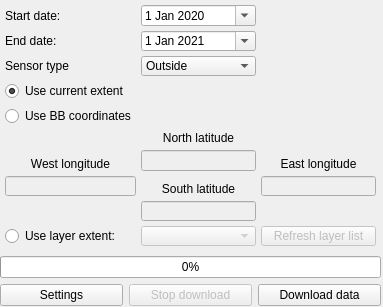
<?xml version="1.0" encoding="UTF-8"?>
<ui version="4.0">
 <class>PurpleAirDownloaderDialogBase</class>
 <widget class="QDialog" name="PurpleAirDownloaderDialogBase">
  <property name="enabled">
   <bool>true</bool>
  </property>
  <property name="geometry">
   <rect>
    <x>0</x>
    <y>0</y>
    <width>383</width>
    <height>307</height>
   </rect>
  </property>
  <property name="windowTitle">
   <string>PurpleAir data downloader</string>
  </property>
  <widget class="QWidget" name="verticalLayoutWidget">
   <property name="geometry">
    <rect>
     <x>0</x>
     <y>0</y>
     <width>381</width>
     <height>306</height>
    </rect>
   </property>
   <layout class="QVBoxLayout" name="verticalLayout">
    <item>
     <layout class="QGridLayout" name="gridLayout" rowstretch="0,0,0,0,0,0,0,0,0,0,0,0">
      <property name="leftMargin">
       <number>5</number>
      </property>
      <property name="topMargin">
       <number>5</number>
      </property>
      <property name="rightMargin">
       <number>5</number>
      </property>
      <property name="bottomMargin">
       <number>5</number>
      </property>
      <property name="spacing">
       <number>5</number>
      </property>
      <item row="1" column="0">
       <widget class="QLabel" name="end_date_label">
        <property name="text">
         <string>End date:</string>
        </property>
       </widget>
      </item>
      <item row="0" column="1">
       <widget class="QDateEdit" name="start_date_dateEdit">
        <property name="toolTip">
         <string>Enter the start date for the period for what the air quality data will be averaged</string>
        </property>
        <property name="dateTime">
         <datetime>
          <hour>0</hour>
          <minute>0</minute>
          <second>0</second>
          <year>2020</year>
          <month>1</month>
          <day>1</day>
         </datetime>
        </property>
        <property name="calendarPopup">
         <bool>true</bool>
        </property>
       </widget>
      </item>
      <item row="10" column="1">
       <widget class="QComboBox" name="layers_combobox">
        <property name="enabled">
         <bool>false</bool>
        </property>
        <property name="toolTip">
         <string>Select the name of layer of interest from the list</string>
        </property>
       </widget>
      </item>
      <item row="1" column="1">
       <widget class="QDateEdit" name="end_date_dateEdit">
        <property name="toolTip">
         <string>Enter the end date for averaging</string>
        </property>
        <property name="dateTime">
         <datetime>
          <hour>0</hour>
          <minute>0</minute>
          <second>0</second>
          <year>2021</year>
          <month>1</month>
          <day>1</day>
         </datetime>
        </property>
        <property name="calendarPopup">
         <bool>true</bool>
        </property>
       </widget>
      </item>
      <item row="0" column="0">
       <widget class="QLabel" name="start_date_label">
        <property name="text">
         <string>Start date:</string>
        </property>
       </widget>
      </item>
      <item row="8" column="2">
       <widget class="QLineEdit" name="east_long_le">
        <property name="enabled">
         <bool>false</bool>
        </property>
        <property name="toolTip">
         <string>Enter the East longitude of the bounding box</string>
        </property>
       </widget>
      </item>
      <item row="2" column="1">
       <widget class="QComboBox" name="sensor_type_qb">
        <property name="toolTip">
         <string>Select if you wish to download the data for the sensors located inside or outside of the buildings</string>
        </property>
        <item>
         <property name="text">
          <string>Outside</string>
         </property>
        </item>
        <item>
         <property name="text">
          <string>Inside</string>
         </property>
        </item>
       </widget>
      </item>
      <item row="10" column="2">
       <widget class="QPushButton" name="refresh_layers_pb">
        <property name="enabled">
         <bool>false</bool>
        </property>
        <property name="toolTip">
         <string>Refresh layer list if you made any changes in the layers since the tool window is open</string>
        </property>
        <property name="text">
         <string>Refresh layer list</string>
        </property>
       </widget>
      </item>
      <item row="8" column="0">
       <widget class="QLineEdit" name="west_long_le">
        <property name="enabled">
         <bool>false</bool>
        </property>
        <property name="toolTip">
         <string>Enter the West longitude of the bounding box</string>
        </property>
       </widget>
      </item>
      <item row="9" column="1">
       <widget class="QLineEdit" name="south_lat_le">
        <property name="enabled">
         <bool>false</bool>
        </property>
        <property name="toolTip">
         <string>Enter the South latitude of the bounding box</string>
        </property>
       </widget>
      </item>
      <item row="7" column="1">
       <widget class="QLineEdit" name="north_lat_le">
        <property name="enabled">
         <bool>false</bool>
        </property>
        <property name="toolTip">
         <string>Enter the North Latitude of the bounding box</string>
        </property>
       </widget>
      </item>
      <item row="6" column="1">
       <widget class="QLabel" name="nl_label">
        <property name="text">
         <string>North latitude</string>
        </property>
        <property name="alignment">
         <set>Qt::AlignBottom|Qt::AlignHCenter</set>
        </property>
       </widget>
      </item>
      <item row="3" column="0">
       <widget class="QRadioButton" name="use_current_extent_rb">
        <property name="enabled">
         <bool>true</bool>
        </property>
        <property name="toolTip">
         <string>Click to download data from the sensors failing into the current map extent</string>
        </property>
        <property name="text">
         <string>Use current extent</string>
        </property>
        <property name="checkable">
         <bool>true</bool>
        </property>
        <property name="checked">
         <bool>true</bool>
        </property>
        <property name="autoExclusive">
         <bool>true</bool>
        </property>
       </widget>
      </item>
      <item row="2" column="0">
       <widget class="QLabel" name="sensor_type_label">
        <property name="text">
         <string>Sensor type</string>
        </property>
       </widget>
      </item>
      <item row="8" column="1">
       <widget class="QLabel" name="sl_label">
        <property name="text">
         <string>South latitude</string>
        </property>
        <property name="alignment">
         <set>Qt::AlignBottom|Qt::AlignHCenter</set>
        </property>
       </widget>
      </item>
      <item row="7" column="0">
       <widget class="QLabel" name="wl_label">
        <property name="text">
         <string>West longitude</string>
        </property>
        <property name="alignment">
         <set>Qt::AlignBottom|Qt::AlignHCenter</set>
        </property>
       </widget>
      </item>
      <item row="7" column="2">
       <widget class="QLabel" name="el_label">
        <property name="text">
         <string>East longitude</string>
        </property>
        <property name="alignment">
         <set>Qt::AlignBottom|Qt::AlignHCenter</set>
        </property>
       </widget>
      </item>
      <item row="4" column="0">
       <widget class="QRadioButton" name="use_bb_coords_rb">
        <property name="toolTip">
         <string>Select this option to enter bounding box coordinates manually</string>
        </property>
        <property name="text">
         <string>Use BB coordinates</string>
        </property>
       </widget>
      </item>
      <item row="10" column="0">
       <widget class="QRadioButton" name="use_le_rb">
        <property name="toolTip">
         <string>Click to download data from the sensors failing into the extent of the specified layer</string>
        </property>
        <property name="text">
         <string>Use layer extent:</string>
        </property>
       </widget>
      </item>
     </layout>
    </item>
    <item>
     <widget class="QProgressBar" name="progressBar">
      <property name="value">
       <number>0</number>
      </property>
     </widget>
    </item>
    <item>
     <layout class="QHBoxLayout" name="horizontalLayout_2">
      <item>
       <widget class="QPushButton" name="settings_pb">
        <property name="toolTip">
         <string>Click here if you need to change your API key or adjust number of threads</string>
        </property>
        <property name="text">
         <string>Settings</string>
        </property>
        <property name="icon">
         <iconset theme="SP_ArrowDown">
          <normaloff>.</normaloff>.</iconset>
        </property>
       </widget>
      </item>
      <item>
       <widget class="QPushButton" name="stop_pb">
        <property name="enabled">
         <bool>false</bool>
        </property>
        <property name="toolTip">
         <string>Click here to stop download. The progress bar will quickly reach 99% and then reset to 0%.  It will take about 10-15 seconds.</string>
        </property>
        <property name="text">
         <string>Stop download</string>
        </property>
       </widget>
      </item>
      <item>
       <widget class="QPushButton" name="download_pb">
        <property name="toolTip">
         <string>Click to download data. Downloaded data will be added to a new temporary point layer.</string>
        </property>
        <property name="text">
         <string>Download data</string>
        </property>
        <property name="icon">
         <iconset theme="SP_ArrowDown"/>
        </property>
       </widget>
      </item>
     </layout>
    </item>
   </layout>
  </widget>
 </widget>
 <resources/>
 <connections>
  <connection>
   <sender>use_bb_coords_rb</sender>
   <signal>clicked(bool)</signal>
   <receiver>north_lat_le</receiver>
   <slot>setEnabled(bool)</slot>
   <hints>
    <hint type="sourcelabel">
     <x>42</x>
     <y>113</y>
    </hint>
    <hint type="destinationlabel">
     <x>185</x>
     <y>148</y>
    </hint>
   </hints>
  </connection>
  <connection>
   <sender>use_le_rb</sender>
   <signal>clicked(bool)</signal>
   <receiver>north_lat_le</receiver>
   <slot>setDisabled(bool)</slot>
   <hints>
    <hint type="sourcelabel">
     <x>45</x>
     <y>236</y>
    </hint>
    <hint type="destinationlabel">
     <x>153</x>
     <y>153</y>
    </hint>
   </hints>
  </connection>
  <connection>
   <sender>use_current_extent_rb</sender>
   <signal>clicked(bool)</signal>
   <receiver>north_lat_le</receiver>
   <slot>setDisabled(bool)</slot>
   <hints>
    <hint type="sourcelabel">
     <x>35</x>
     <y>86</y>
    </hint>
    <hint type="destinationlabel">
     <x>153</x>
     <y>147</y>
    </hint>
   </hints>
  </connection>
  <connection>
   <sender>use_current_extent_rb</sender>
   <signal>clicked(bool)</signal>
   <receiver>west_long_le</receiver>
   <slot>setDisabled(bool)</slot>
   <hints>
    <hint type="sourcelabel">
     <x>83</x>
     <y>89</y>
    </hint>
    <hint type="destinationlabel">
     <x>72</x>
     <y>169</y>
    </hint>
   </hints>
  </connection>
  <connection>
   <sender>use_current_extent_rb</sender>
   <signal>clicked(bool)</signal>
   <receiver>east_long_le</receiver>
   <slot>setDisabled(bool)</slot>
   <hints>
    <hint type="sourcelabel">
     <x>115</x>
     <y>90</y>
    </hint>
    <hint type="destinationlabel">
     <x>357</x>
     <y>174</y>
    </hint>
   </hints>
  </connection>
  <connection>
   <sender>use_bb_coords_rb</sender>
   <signal>clicked(bool)</signal>
   <receiver>east_long_le</receiver>
   <slot>setEnabled(bool)</slot>
   <hints>
    <hint type="sourcelabel">
     <x>57</x>
     <y>114</y>
    </hint>
    <hint type="destinationlabel">
     <x>341</x>
     <y>180</y>
    </hint>
   </hints>
  </connection>
  <connection>
   <sender>use_le_rb</sender>
   <signal>clicked(bool)</signal>
   <receiver>east_long_le</receiver>
   <slot>setDisabled(bool)</slot>
   <hints>
    <hint type="sourcelabel">
     <x>59</x>
     <y>232</y>
    </hint>
    <hint type="destinationlabel">
     <x>302</x>
     <y>169</y>
    </hint>
   </hints>
  </connection>
  <connection>
   <sender>use_le_rb</sender>
   <signal>clicked(bool)</signal>
   <receiver>north_lat_le</receiver>
   <slot>setDisabled(bool)</slot>
   <hints>
    <hint type="sourcelabel">
     <x>23</x>
     <y>227</y>
    </hint>
    <hint type="destinationlabel">
     <x>234</x>
     <y>159</y>
    </hint>
   </hints>
  </connection>
  <connection>
   <sender>use_le_rb</sender>
   <signal>clicked(bool)</signal>
   <receiver>west_long_le</receiver>
   <slot>setDisabled(bool)</slot>
   <hints>
    <hint type="sourcelabel">
     <x>103</x>
     <y>237</y>
    </hint>
    <hint type="destinationlabel">
     <x>92</x>
     <y>169</y>
    </hint>
   </hints>
  </connection>
  <connection>
   <sender>use_bb_coords_rb</sender>
   <signal>clicked(bool)</signal>
   <receiver>west_long_le</receiver>
   <slot>setEnabled(bool)</slot>
   <hints>
    <hint type="sourcelabel">
     <x>25</x>
     <y>114</y>
    </hint>
    <hint type="destinationlabel">
     <x>26</x>
     <y>177</y>
    </hint>
   </hints>
  </connection>
  <connection>
   <sender>use_current_extent_rb</sender>
   <signal>clicked(bool)</signal>
   <receiver>south_lat_le</receiver>
   <slot>setDisabled(bool)</slot>
   <hints>
    <hint type="sourcelabel">
     <x>52</x>
     <y>90</y>
    </hint>
    <hint type="destinationlabel">
     <x>161</x>
     <y>204</y>
    </hint>
   </hints>
  </connection>
  <connection>
   <sender>use_le_rb</sender>
   <signal>clicked(bool)</signal>
   <receiver>south_lat_le</receiver>
   <slot>setDisabled(bool)</slot>
   <hints>
    <hint type="sourcelabel">
     <x>39</x>
     <y>231</y>
    </hint>
    <hint type="destinationlabel">
     <x>171</x>
     <y>202</y>
    </hint>
   </hints>
  </connection>
  <connection>
   <sender>use_bb_coords_rb</sender>
   <signal>clicked(bool)</signal>
   <receiver>south_lat_le</receiver>
   <slot>setEnabled(bool)</slot>
   <hints>
    <hint type="sourcelabel">
     <x>48</x>
     <y>111</y>
    </hint>
    <hint type="destinationlabel">
     <x>157</x>
     <y>193</y>
    </hint>
   </hints>
  </connection>
  <connection>
   <sender>use_le_rb</sender>
   <signal>clicked(bool)</signal>
   <receiver>layers_combobox</receiver>
   <slot>setEnabled(bool)</slot>
   <hints>
    <hint type="sourcelabel">
     <x>16</x>
     <y>227</y>
    </hint>
    <hint type="destinationlabel">
     <x>225</x>
     <y>231</y>
    </hint>
   </hints>
  </connection>
  <connection>
   <sender>use_le_rb</sender>
   <signal>clicked(bool)</signal>
   <receiver>refresh_layers_pb</receiver>
   <slot>setEnabled(bool)</slot>
   <hints>
    <hint type="sourcelabel">
     <x>12</x>
     <y>228</y>
    </hint>
    <hint type="destinationlabel">
     <x>310</x>
     <y>234</y>
    </hint>
   </hints>
  </connection>
  <connection>
   <sender>use_current_extent_rb</sender>
   <signal>clicked(bool)</signal>
   <receiver>layers_combobox</receiver>
   <slot>setDisabled(bool)</slot>
   <hints>
    <hint type="sourcelabel">
     <x>18</x>
     <y>89</y>
    </hint>
    <hint type="destinationlabel">
     <x>244</x>
     <y>236</y>
    </hint>
   </hints>
  </connection>
  <connection>
   <sender>use_current_extent_rb</sender>
   <signal>clicked(bool)</signal>
   <receiver>refresh_layers_pb</receiver>
   <slot>setDisabled(bool)</slot>
   <hints>
    <hint type="sourcelabel">
     <x>14</x>
     <y>91</y>
    </hint>
    <hint type="destinationlabel">
     <x>315</x>
     <y>224</y>
    </hint>
   </hints>
  </connection>
  <connection>
   <sender>use_bb_coords_rb</sender>
   <signal>clicked(bool)</signal>
   <receiver>layers_combobox</receiver>
   <slot>setDisabled(bool)</slot>
   <hints>
    <hint type="sourcelabel">
     <x>18</x>
     <y>110</y>
    </hint>
    <hint type="destinationlabel">
     <x>211</x>
     <y>231</y>
    </hint>
   </hints>
  </connection>
  <connection>
   <sender>use_bb_coords_rb</sender>
   <signal>clicked(bool)</signal>
   <receiver>refresh_layers_pb</receiver>
   <slot>setDisabled(bool)</slot>
   <hints>
    <hint type="sourcelabel">
     <x>15</x>
     <y>111</y>
    </hint>
    <hint type="destinationlabel">
     <x>288</x>
     <y>225</y>
    </hint>
   </hints>
  </connection>
 </connections>
</ui>
